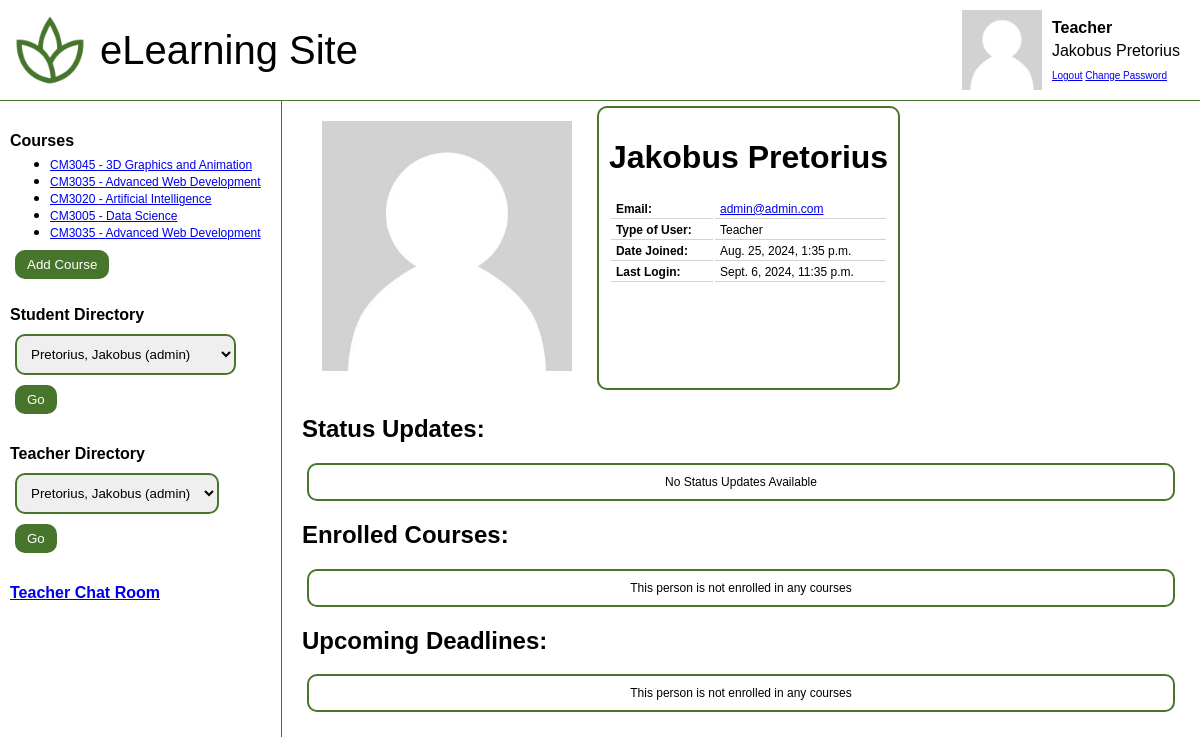
The app's page /user_view/1 (signed in) with its own data.
### elearning/models.py (models this page shows, shortened)
class Courses(models.Model):
    code = models.CharField(max_length = 10, null=False)
    name = models.CharField(max_length = 256, null=False)
    description = models.TextField(null=False)
    length_in_weeks = models.PositiveIntegerField(default = 1, null=False, validators=[MinValueValidator(1), MaxValueValidator(52)])
    semester = models.ForeignKey(Semester, on_delete=models.DO_NOTHING)
    date_added = models.DateField(auto_now = True)
    class Meta:
        verbose_name_plural = "Courses"

### elearning/views.py (the view)
# urls.py: path('user_view/<int:pk>', views.UserView.as_view(), name = 'user_view'),
class UserView(ListView):
    model = User
    template_name = 'elearning/user_view.html'
    success_url = "/user_view"
    @method_decorator(user_passes_test(is_teacher))
    def dispatch(self, *args, **kwargs):
        return super().dispatch(*args, **kwargs)
    def get_context_data(self, **kwargs):
        context=template_details(self.request, 0)
        context['users'] = User.objects.all
        context['user_return'] = User.objects.filter(pk=self.kwargs['pk'])[0]
        context['user_return_image'] = AppUser.objects.get(user = context['user_return']).image
        context['user_return_role'] = is_member(context['user_return'])
        context['statuses'] = StatusUpdates.objects.filter(user = context['user_return'])
        context['enrolled_courses'] = Registrations.objects.filter(student = context['user_return'], status = "APPROVED")
        registered_due_dates = Registrations.objects.none()
        for reg in context['enrolled_courses']:
            deadlines = CourseDueDates.objects.filter(course_id = reg.course_id)
            registered_due_dates = registered_due_dates | deadlines
        context['due_dates'] = registered_due_dates
        print(context['user_return_image'])
        return context

### elearning/views.py (called while the page is built)
def is_member(user):
    if user.groups.filter(name='Teacher').exists():
        return "Teacher"
    if user.groups.filter(name='Student').exists():
        return "Student"

def is_teacher(user):
    return user.groups.filter(name='Teacher').exists()

def template_details(request, course_code):
    context={}
    context['role'] = (is_member(request.user))
    context['courses'] = Courses.objects.all()
    context['teachers'] = User.objects.filter(groups__name='Teacher')
    context['students'] = User.objects.filter(groups__name='Student')
    context['user_image'] = AppUser.objects.get(user = request.user).image
    if (context['role'] == "Student"):
        context['courses_enrolled'] = Registrations.objects.filter(status = "APPROVED", student = request.user)
    if (course_code):
        context['selected_course'] = Courses.objects.filter(pk=course_code)[0]
    return context

### elearning/templates/elearning/user_view.html
{% extends "./base.html" %}
{% block content %}
    <div id="user_profile" style="display: flex; flex-direction: row;">
        <div if="profile_photo">
            {% if user_return_image %}
            <img src="/media/{{user_return_image}}" style="height:250px;margin: 10px">
            {% else %}
            <img src="../../static/images/placeholder-profile.jpg" style="height:250px; margin: 20px">
            {%endif%}
        </div>
        <div id="profile" class="main_section", style="text-align: left;">
            {% if user_return.first_name %}
                <h1>{{ user_return.first_name }} {{ user_return.last_name }}</h1>
            {% else %}
                <h1>Username: {{ user_return }}</h1>
            {% endif %}
            <table class="table-container">
                <tr><td><strong><p>Email:</p></strong></td><td><a href="mailto:{{ user_return.email }}"><p>{{ user_return.email }}</p></a></td></tr>
                <tr><td><strong><p>Type of User:</p></strong></td><td><p>{{ user_return_role }}</p></td></tr>
                <tr><td><strong><p>Date Joined:</p></strong></td><td><p>{{ user_return.date_joined }}</p></td></tr>
                <tr><td><strong><p>Last Login:</p></strong></td><td><p>{{ user_return.last_login }}</p></td></tr>
            </table>
        </div>
    </div>
    <h2>Status Updates:</h2>
    <div id="userprofile-status-update-list" class="main_section">
        {% if statuses|length != 0%}
            {% for status in statuses %}
            <table class="table-container">
                <tr>
                    <td style="width:70%"><p>{{ status.status }}</p></td>
                    <td class="small_text" style="text-align: right;">(Updated: {{ status.date_added }})</td>
                </tr>
            </table>
            {% empty %}
                No Status Updates Available
            {% endfor %}
        {% else %}
        <p>No Status Updates Available</p>
        {% endif %}
    </div>
    <h2>Enrolled Courses:</h2>
    <div id="userprofile-enrolled-courses-list" class="main_section">
        {% if enrolled_courses|length != 0%}
            {% for course in enrolled_courses %}
            <table class="table-container">
                <tr>
                    <td style="width:70%"><p>{{ course.course }}</p></td>
                    <td class="small_text" style="text-align: right;">(Enrolled: {{ course.registration_date }})</td>
                </tr>
            </table>
            {% empty %}
            This person is not enrolled in any courses
            {% endfor %}
        {% else %}
        <p>This person is not enrolled in any courses</p>
        {% endif %}
    </div>
    <h2>Upcoming Deadlines:</h2>
    <div id="userprofile-deadlines-list" class="main_section">
        {% if due_dates|length != 0%}
            {% for item in due_dates %}
            <table class="table-container">
                <tr>
                    <td style="width:30%"><p>{{ item.course_id }}</p></td>
                    <td><p>{{ item.title }}</p></td>
                    <td class="small_text" style="text-align: right;">(Due: {{ item.date_due }})</td>
                </tr>
            </table>
            {% empty %}
            This person is not enrolled in any courses
            {% endfor %}
        {% else %}
        <p>This person is not enrolled in any courses</p>
        {% endif %}
    </div>
{% endblock %}

### elearning/templates/elearning/base.html (shortened to what this page needs)
{% include "./header.html" %}
<div id="body-container" style="display: flex; flex-direction: row; width:100%;">
    <div id="left-nav-bar" style="min-width:250px">
        <div style="padding: 10px;border-right:1px solid #48752C; height: 100%; display:flex; flex-direction:column;">
            {% if role == "Teacher" %}
                <h4 style="margin-bottom: 0;">Courses</h4>
                <div id="sidebar-courses-container">
                    <ul style="margin-bottom: 5px; margin-top:5px">
                        {% for course in courses %}
                            <li><p><a href="/course_view/{{course.pk}}">{{course.code}} - {{course.name}}</a></p></li>
                        {% endfor %}
                    </ul>
                    <a href="/course_add/"><button class="button-active">Add Course</button></a>
                </div>
                <h4 style="margin-bottom: 0;">Student Directory</h4>
                <div id="sidebar-studentdirectory-container" style="margin-bottom: 5px; margin-top:5px">
                    {% if students|length == 0 %}
                        <select style="width: 100%;" class="side-dropdown">
                            <option value="none">No students</option>
                        </select>
                        <button disabled="True" class="button-active">Go</button>
                    {% else %}
                            <select name="students" id="studentsDropdown" class="side-dropdown">
                                {% for student in students %}
                                <option value="{{ student.pk }}">{{student.last_name}}, {{student.first_name}} ({{ student }})</option>
                                {% endfor %}
                            </select>
                            <button onclick="userListSubmit('studentsDropdown')" class="button-active" style="align-self:left;">Go</button>
                    {% endif %}
                </div>
                <h4 style="margin-bottom: 0">Teacher Directory</h4>
                <div id="sidebar-teacherdirectory-container" style="margin-bottom: 5px; margin-top:5px">
                    {% if teachers|length == 0 %}
                        <select class="side-dropdown">
                            <option value="none">No teachers</option>
                        </select>
                        <button disabled="True" class="button-active">Go</button>
                    {% else %}
                        <select name="teachers" id="teachersDropdown" class="side-dropdown">
                            {% for teacher in teachers %}
                            <option value="{{ teacher.pk }}">{{teacher.last_name}}, {{teacher.first_name}} ({{ teacher }})</option>
                            {% endfor %}
                        </select>
                        <button onclick="userListSubmit('teachersDropdown')" class="button-active">Go</button>
                    {% endif %}
                </div>
                <a href="/chat/TeacherChat"><h4 style="margin-bottom: 0">Teacher Chat Room</h4></a>
            {% endif %}
        </div>
    </div>
    <div id="Main_content" style="width:80%; margin-left: 20px; margin-right: 20px;">
        {% block content %}Didn't render content{% endblock %}
    </div>
</div>
{% include "./footer.html" %}

### elearning/templates/elearning/header.html (shortened to what this page needs)
<!DOCTYPE html>
<html lang="en">
<head>
    <link rel="stylesheet" type="text/css" href="../../static/css/elearning.css?{% now "U" %}">
</head>
<body>
    <div id="header-container" style="background-color: white; min-width:650px;" >
            <img id="header-logo" src="../../static/images/logo.png" id="logo" alt="website logo" onclick="location.href='/'" style="cursor:pointer;">
            <div id="header-title" onclick="location.href='/'" style="cursor:pointer;">eLearning Site</div>
        {% if user.is_authenticated %}
        <div id="login-option" style="display: flex; flex-direction: row; align-items: center">
            {% if user_image %}
            <img src="/media/{{user_image}}" style="height:80%; margin: 10px">
            {% else %}
            <img src="../../static/images/placeholder-profile.jpg" style="height:80%; margin: 10px">
            {%endif%}
            <div>
                {% if role %}
                <div style="font-weight: bold; margin-bottom: 5px">{{ role }}</div>
                {% endif %}
                {% if user.first_name %}
                    <div>{{user.first_name}} {{user.last_name}}</div>
                {% else %}
                    <div>{{user}}</div>
                {% endif %}
                <div style="font-size: 10px; margin-top: 10px;"><a href="/logout">Logout</a> <a href="/change_password">Change Password</a></div>
            </div>
        </div>
        {% else %}
        <div id="login-option">
        </div>
        {% endif %}
    </div>

### elearning/static/css/elearning.css (style rules this page uses)
body { margin: 0; background-color: white; font-family: Verdana, Geneva, Tahoma, sans-serif; }
#header-container { background-color: white; width: 100%; border-color: #48752C; border-bottom: 1px solid #48752C; position: -webkit-sticky; position: sticky; top: 0; display: flex; align-items: center; }
#header-logo { padding: 10px; width: 80px; height: 80px }
#header-title { font-size: 40px; }
#login-option { position: absolute; right: 0; top: 0; padding-right: 20px; height: 100%; align-content: center }
.button-active { align-self: center; text-align: center; margin: 5px; padding: 5px; padding-left: 10px; padding-right: 10px; border-radius: 20px; background-color: #48752C; color: white; transition-duration: 0.4s; border: 2px solid #48752C; border-radius: 10px; outline: none; }
.main_section { margin: 5px; padding: 10px; border: 2px solid #48752C; border-radius: 10px; text-align: center; outline: none; }
p { font-size: 12px; margin: 0; padding: 0; }
.table-container { width: 100% }
#home-deadlines-table, th, td { border-bottom: 1px solid lightgrey; border-collapse: collapse; text-align: left; padding: 2px; padding-left: 5px; padding-right: 5px; }
.side-dropdown { margin: 5px; padding: 10px; border: 2px solid #48752C; border-radius: 10px; text-align: left; outline: none; }

### records on screen
Courses: code "CM3045", name "3D Graphics and Animation"
Courses: code "CM3035", name "Advanced Web Development"
Courses: code "CM3020", name "Artificial Intelligence"
Courses: code "CM3005", name "Data Science"
Courses: code "CM3035", name "Advanced Web Development"

### other values on screen
{{ role }} "Teacher"
{{ user.first_name }} "Jakobus"
{{ user.last_name }} "Pretorius"
{{ user_return.first_name }} "Jakobus"
{{ user_return.last_name }} "Pretorius"
{{ user_return.email }} "admin@admin.com"
{{ user_return_role }} "Teacher"
{{ user_return.date_joined }} "Aug. 25, 2024, 1:35 p.m."
{{ user_return.last_login }} "Sept. 6, 2024, 11:35 p.m."
form field students "Pretorius, Jakobus (admin)"
form field teachers "Pretorius, Jakobus (admin)"
